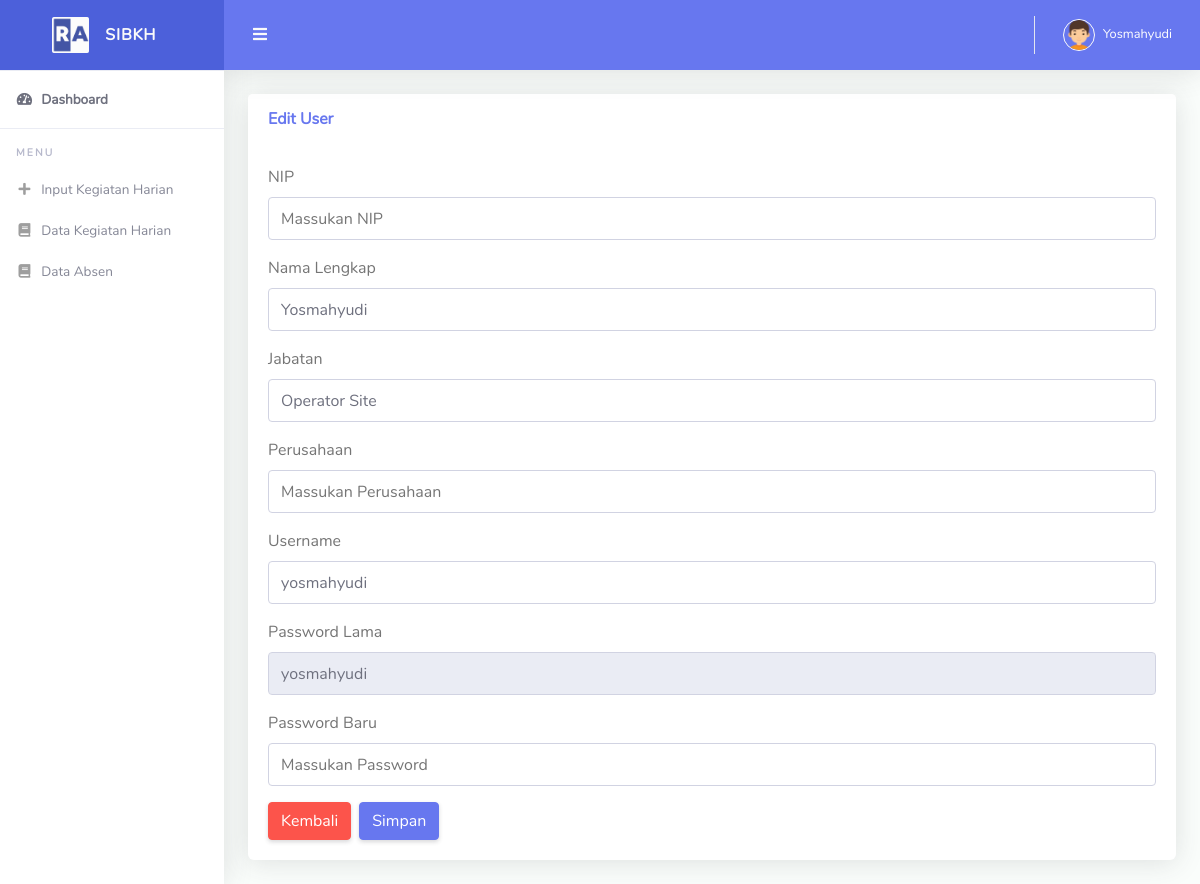
Page /index.php?page=user/ubah&id_user=2 (signed in) on the committed database.
### tables this page shows
CREATE TABLE `tb_user` (
  `id_user` int(11) NOT NULL,
  `username` varchar(255) NOT NULL,
  `password` varchar(255) DEFAULT NULL,
  `nip` varchar(255) NOT NULL,
  `nama_lengkap` varchar(255) NOT NULL,
  `jabatan` varchar(255) NOT NULL,
  `perusahaan` varchar(255) NOT NULL,
  `statusenabled` enum('t','f') NOT NULL DEFAULT 't'
);

### index.php (called while the page is built, shortened)
<?php
include "layout/header.php";
include "layout/sidebar.php";
include "layout/topbar.php";
include "content.php";
include "layout/footer.php";

### user/ubah.php (the view, shortened to what this page needs)
<?php
      $id_user = $_GET['id_user'];
      $query = mysqli_query($koneksi, "SELECT * FROM tb_user WHERE id_user='$id_user'");
      $data = mysqli_fetch_array($query);
?>
<div class="row">
<div class="col-lg-12">
  <div class="card mb-4">
    <div class="card-header py-3 d-flex flex-row align-items-center justify-content-between">
      <h6 class="m-0 font-weight-bold text-primary">Edit User</h6>
    </div>
    <div class="card-body">
      <form action="?page=user/proses_ubah" method="post" enctype="multipart/form-data">
        <div class="form-group">
          <label>NIP</label>
          <input type="text" class="form-control" placeholder="Massukan NIP" name="nama_lengkap" value="<?= $data['nip']?>">
        </div>
        <div class="form-group">
          <label>Nama Lengkap</label>
          <input type="text" class="form-control" placeholder="Massukan Nama Lengkap" name="nama_lengkap" value="<?= $data['nama_lengkap']?>">
        </div>
        <div class="form-group">
          <label>Jabatan</label>
          <input type="text" class="form-control" placeholder="Massukan Jabatan" name="jabatan" value="<?= $data['jabatan']?>">
        </div>
        <div class="form-group">
          <label>Perusahaan</label>
          <input type="text" class="form-control" placeholder="Massukan Perusahaan" name="perusahaan" value="<?= $data['perusahaan']?>">
        </div>
        <div class="form-group">
          <label>Username</label>
          <input type="text" class="form-control" placeholder="Massukan Username" name="username" value="<?= $data['username']?>">
        </div>
        <div class="form-group">
          <label>Password Lama</label>
          <input type="text" class="form-control" value="<?= $data['password']?>" readonly>
        </div>
        <div class="form-group">
          <label>Password Baru</label>
          <input type="text" class="form-control" placeholder="Massukan Password" name="password">
        </div>
        <div class="d-flex justify-content-star">
        <a href="?page=user/index" class="btn btn-danger mr-2">Kembali</a>
        <button type="submit" class="btn btn-primary">Simpan</button>
        </div>
      </form>
    </div>
  </div>
</div>
</div>

### rows in the picture
tb_user: nama_lengkap "Yosmahyudi", jabatan "Operator Site", username "yosmahyudi", password "yosmahyudi"

### other values in the picture
$_SESSION['nama_lengkap'] "Yosmahyudi"
